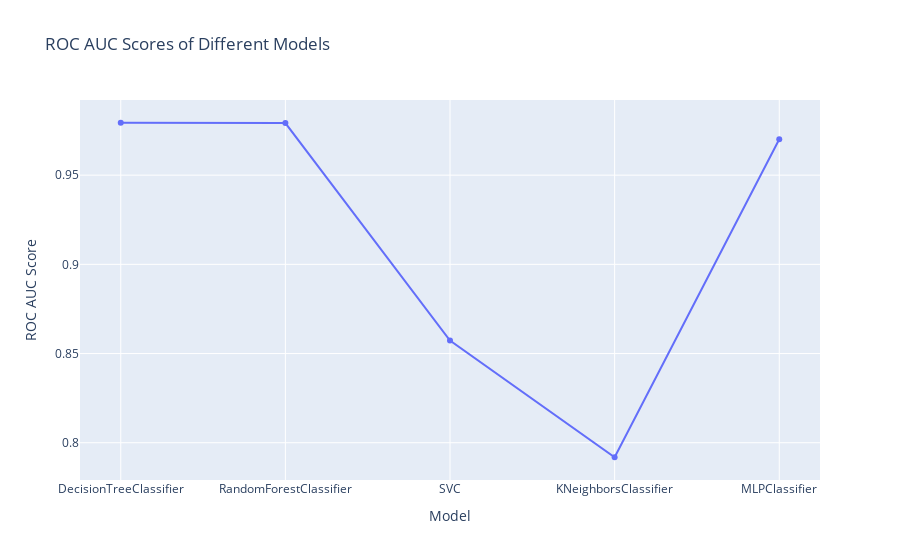

This figure's notebook cell:
### Code cell
# Initialize lists to store model names and ROC AUC scores
model_names = []
roc_auc_scores = []

# Fit the models and calculate ROC AUC scores
for model in models:
    model_name = model.__class__.__name__
    model_names.append(model_name)

    model.fit(X_train, y_train)
    y_pred_proba = model.predict_proba(X_test)[:, 1]  # Probability of positive class
    roc_auc = roc_auc_score(y_test, y_pred_proba)
    roc_auc_scores.append(roc_auc)

# Create a plotly line plot for ROC AUC scores
fig = go.Figure(data=go.Scatter(x=model_names, y=roc_auc_scores, mode='lines+markers'))
fig.update_layout(title='ROC AUC Scores of Different Models',
                  xaxis_title='Model',
                  yaxis_title='ROC AUC Score')
fig.show()

### Figure 1 — Plotly figure (JSON) as saved in the notebook; plotly's stock layout.template omitted (floating-point values rounded to 4 significant figures)
{"data": [{"mode": "lines+markers", "type": "scatter", "x": ["DecisionTreeClassifier", "RandomForestClassifier", "SVC", "KNeighborsClassifier", "MLPClassifier"], "y": [0.9794, 0.9792, 0.8573, 0.7919, 0.9701]}], "layout": {"title": {"text": "ROC AUC Scores of Different Models"}, "xaxis": {"title": {"text": "Model"}}, "yaxis": {"title": {"text": "ROC AUC Score"}}}}
